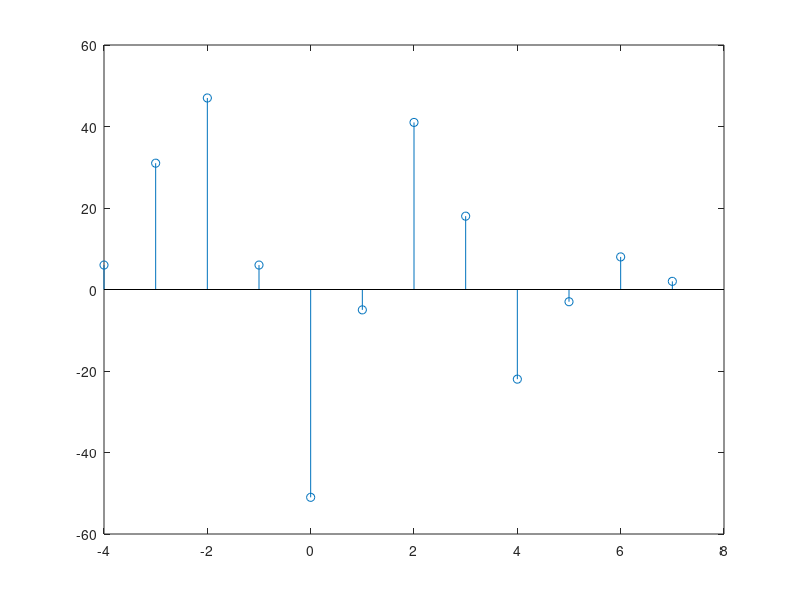

MATLAB code to generate this figure:
close all
clearvars
clc

n_x = -3:3;
x = [3, 11, 7, 0, -1, 4, 2];
n_h = -1:4;
h = [2, 3, 0, -5, 2, 1];

n = -7:7;
x1 = zeros(1, length(n));
x1(5:5+length(x)-1) = x;
h1 = zeros(1, length(n));
h1(7:7+length(h)-1) = h;

y = conv(x, h);
n_y = n_x(1) + n_h(1) : n_x(end) + n_h(end);

figure(1);
stem(n_y, y)
